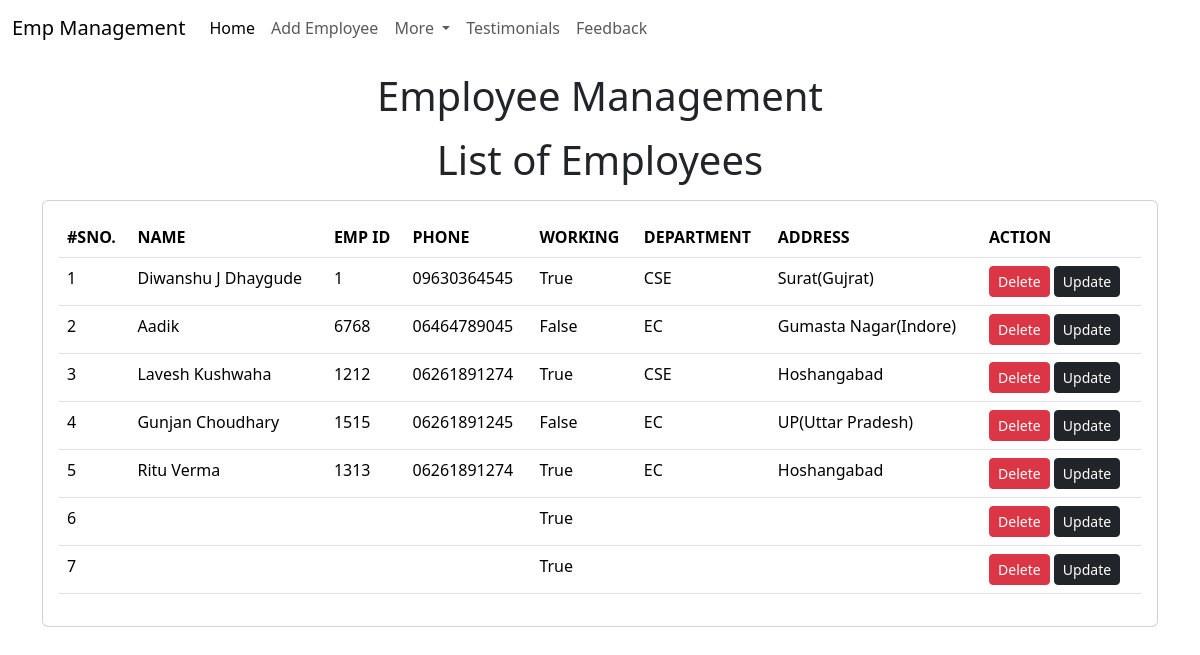
Screenshot of /Emp/home/ with the database file from the repository.
### Emp/models.py (models this page shows, shortened)
class Emp(models.Model):
    name = models.CharField(max_length=200)
    emp_id = models.CharField(max_length=200)  # Use IntegerField for employee ID
    phone = models.CharField(max_length=10)  # Increased max length for phone
    address = models.CharField(max_length=150)
    working = models.BooleanField(default=True)
    department = models.CharField(max_length=10)

### Emp/views.py (the view)
# urls.py: path("home/",Emp_home),
def Emp_home(request):
    emps=Emp.objects.all()
    return render(request, "emp/Home.html",{
        'emps' :emps
    })

### templates/emp/Home.html (shortened to what this page needs)
<!doctype html>
<html lang="en">
  <head>
    <link href="https://cdn.jsdelivr.net/npm/bootstrap@5.3.2/dist/css/bootstrap.min.css" rel="stylesheet">
  </head>
  <body>
    {% include 'emp/Navbar.html'%}
    <h1 class="text-center my-3">Employee Management</h1>
    <h1 class="text-center my-3">List of Employees</h1>
    <div class="container">
      <div class="row">
        <div class="col-md-12">
          <div class="card">
            <div class="card-body">
              <table class="table">
                <thead>
                  <tr>
                    <th>#SNO.</th>
                    <th>NAME</th>
                    <th>EMP ID</th>
                    <th>PHONE</th>
                    <th>WORKING</th>
                    <th>DEPARTMENT</th>
                    <th>ADDRESS</th>
                    <th>ACTION</th>
                  </tr>
                </thead>
                <tbody>
                  {% for e in emps %}
                  <tr>
                    <td>{{forloop.counter}}</td>
                    <td>{{e.name}}</td>
                    <td>{{e.emp_id}}</td>
                    <td>{{e.phone}}</td>
                    <td>{{e.working}}</td>
                    <td>{{e.department}}</td>
                    <td>{{e.address}}</td>
                    <td>
                      <a href="/Emp/delete-Emp/{{e.id}}" class="btn btn-danger btn-sm">Delete</a>
                      <a href="/Emp/update-Emp/{{e.id}}" class="btn btn-dark btn-sm">Update</a>
                    </td>
                  </tr>
                  {% endfor%}
                </tbody>
              </table>
            </div>
          </div>
        </div>
      </div>
    </div>
  </body>
</html>

### rows the page displays
Emp: name "Diwanshu J Dhaygude", emp_id "1", phone "09630364545", working "True", department "CSE", address "Surat(Gujrat)"
Emp: name "Aadik", emp_id "6768", phone "06464789045", working "False", department "EC", address "Gumasta Nagar(Indore)"
Emp: name "Lavesh Kushwaha", emp_id "1212", phone "06261891274", working "True", department "CSE", address "Hoshangabad"
Emp: name "Gunjan Choudhary", emp_id "1515", phone "06261891245", working "False", department "EC", address "UP(Uttar Pradesh)"
Emp: name "Ritu Verma", emp_id "1313", phone "06261891274", working "True", department "EC", address "Hoshangabad"
Emp: working "True"
Emp: working "True"
